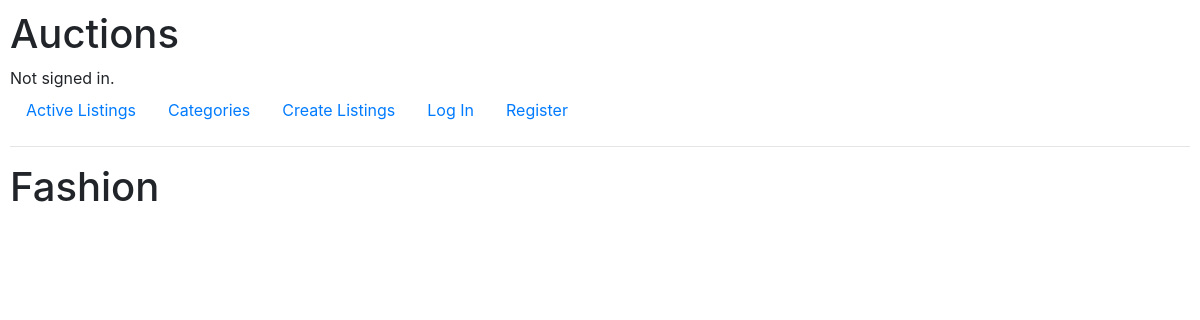
Page /category/Fashion on the earlier database version.
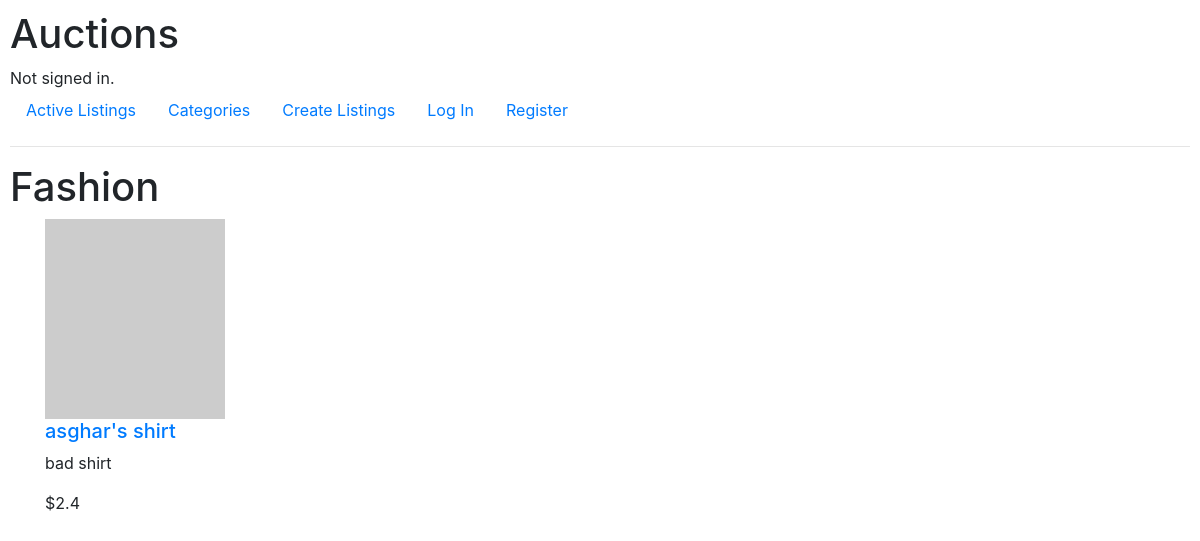
Same page on the later database version.
### auctions/models.py (models this page shows, shortened)
class Listing(models.Model):
    title = models.CharField(max_length=255)
    description = models.TextField()
    starting_bid = models.FloatField(default=0)
    image_url = models.URLField(blank=True)
    active = models.BooleanField(default=True)
    created_date = models.DateTimeField(auto_now_add=True)
    owner = models.ForeignKey(User, on_delete=models.SET_NULL, null=True, related_name="owner")
    category = models.ForeignKey(Category, on_delete=models.SET_NULL, null=True)

### auctions/views.py (the view)
# urls.py: path("category/<str:category>", views.category, name="category"),
def category(request, category):
    category = Category.objects.get(title = category)
    listings = Listing.objects.all().filter(category=category.id)
    return render(request, "auctions/category.html", {
        'category': category,
        'listings': listings
    })

### auctions/models.py (called while the page is built)
    def __str__(self):
        return f"{self.title}"

### auctions/templates/auctions/category.html
{% extends "auctions/layout.html" %}
{% load static %}
{% block body %}
  <h1>
    {{category}}
  </h1>
  {% for listing in listings %}
    <div class="container">
      <div class="image">
          <img src="{{listing.image_url}}" alt="{{listing.title}}">
      </div>
      <div class="info">
          <h5>
              <a href="{% url 'listing' listing.id %}">
                  {{listing.title}}
              </a>
          </h5>
          <p>{{listing.description|truncatechars:15 }}</p>
          <span>${{listing.starting_bid}}</span>
      </div>
    </div>
  {% endfor %}
{% endblock body %}

Differences in the rows shown:
now on this page (row edited): Listing: title "asghar's shirt", description "bad shirt", starting_bid "2.4"
